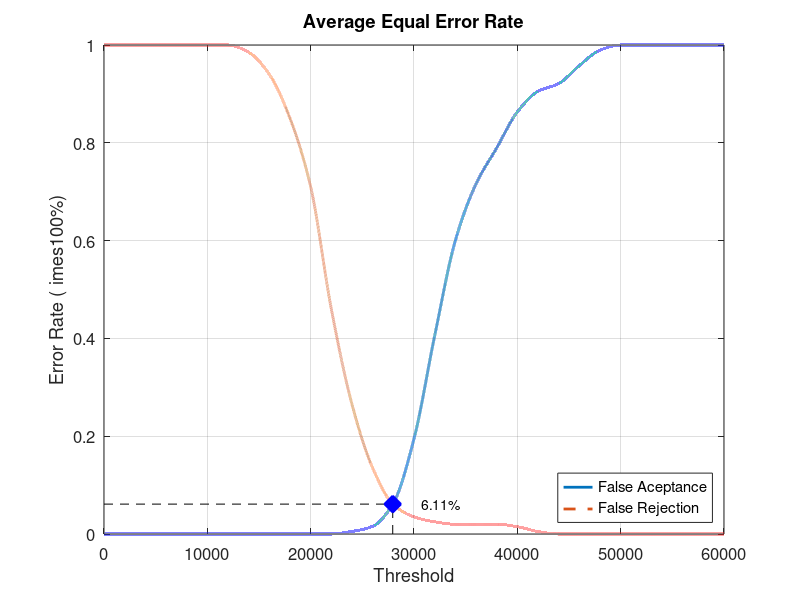
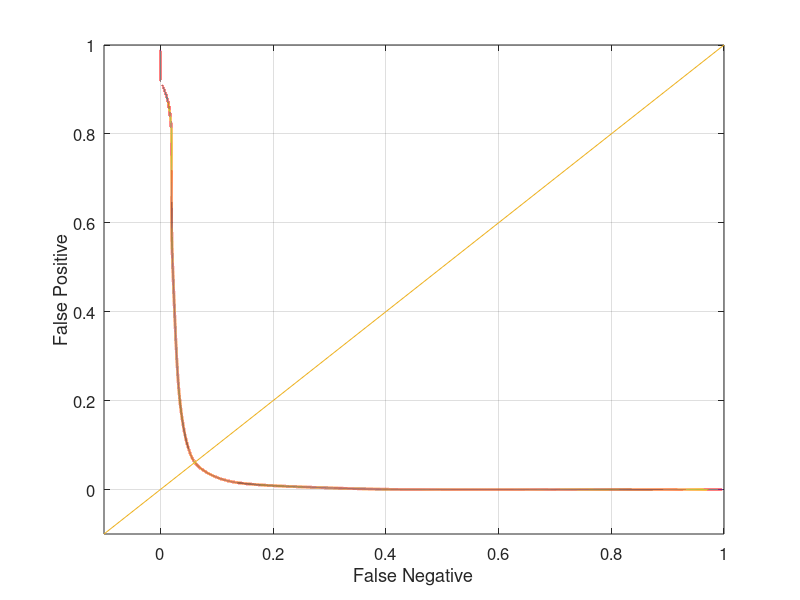

MATLAB code to generate these figures, in order:
close all;
clear;
clc;
x = 0:2000:60000;
xq = 0:0.5:60000;

y0 = [0 0 0 0 0 0 0 0 0 0 0 0 0.00526316 0.0157895 0.0631579 0.194737 0.405263 0.6 0.715789 0.789474 0.863158 0.905263 0.921053 0.957895 0.989474 1 1 1 1 1 1]
yy0 = interp1(x, y0, xq, 'pchip');
y1 = [1 1 1 1 1 1 1 0.985 0.94 0.85 0.71 0.46 0.265 0.135 0.06 0.035 0.025 0.02 0.02 0.02 0.015 0.005 0 0 0 0 0 0 0 0 0]
yy1 = interp1(x, y1, xq, 'pchip');

% Calculating EER: 
y2 = abs(y0 - y1);
find(y2 == min(y2))
yy2 = abs(yy0 - yy1);
xEER = find(yy2 == min(yy2));
xEERIndex = xq(xEER) % X-axis EER
yEER = yy0(xEER) % Y-axis EER

main = figure
plot(xq, yy0,'-','LineWidth', 2);	hold on
plot(xq, yy1,'--','LineWidth', 2);	hold on
plot([xEERIndex xEERIndex], [0 yEER], 'k--');	hold on
plot([0 xEERIndex], [yEER yEER], 'k--');	hold on
plot(xEERIndex, yEER, 'bx', 'LineWidth', 10);	hold on
text(xEERIndex + 10 * xEERIndex / 100, yEER, [num2str(round((10000 * yEER)) / 100) '%'])
legend('False Aceptance', 'False Rejection', 'Location', 'SouthEast')
xlabel('Threshold')
ylabel('Error Rate (	imes100%)')
title('Average Equal Error Rate')
set(gca, 'FontSize', 12)
axis([0 60000 0 1])
grid on

print(main, 'Database2_2Main', '-dpng');
FNRxFPR = figure('Color', [1 1 1]);
plot(yy1, yy0, '-', yy1, yy0, 'LineWidth', 2);
hold on
y = -0.1:0.1:1
plot(y, y); 
set(gca, 'FontSize', 12)
xlabel('False Negative')
ylabel('False Positive')
axis([-0.1 1 -0.1 1])
set(gca, 'FontSize', 12)
grid on

print(FNRxFPR, 'Database2_2FNRxFPR','-dpng');
